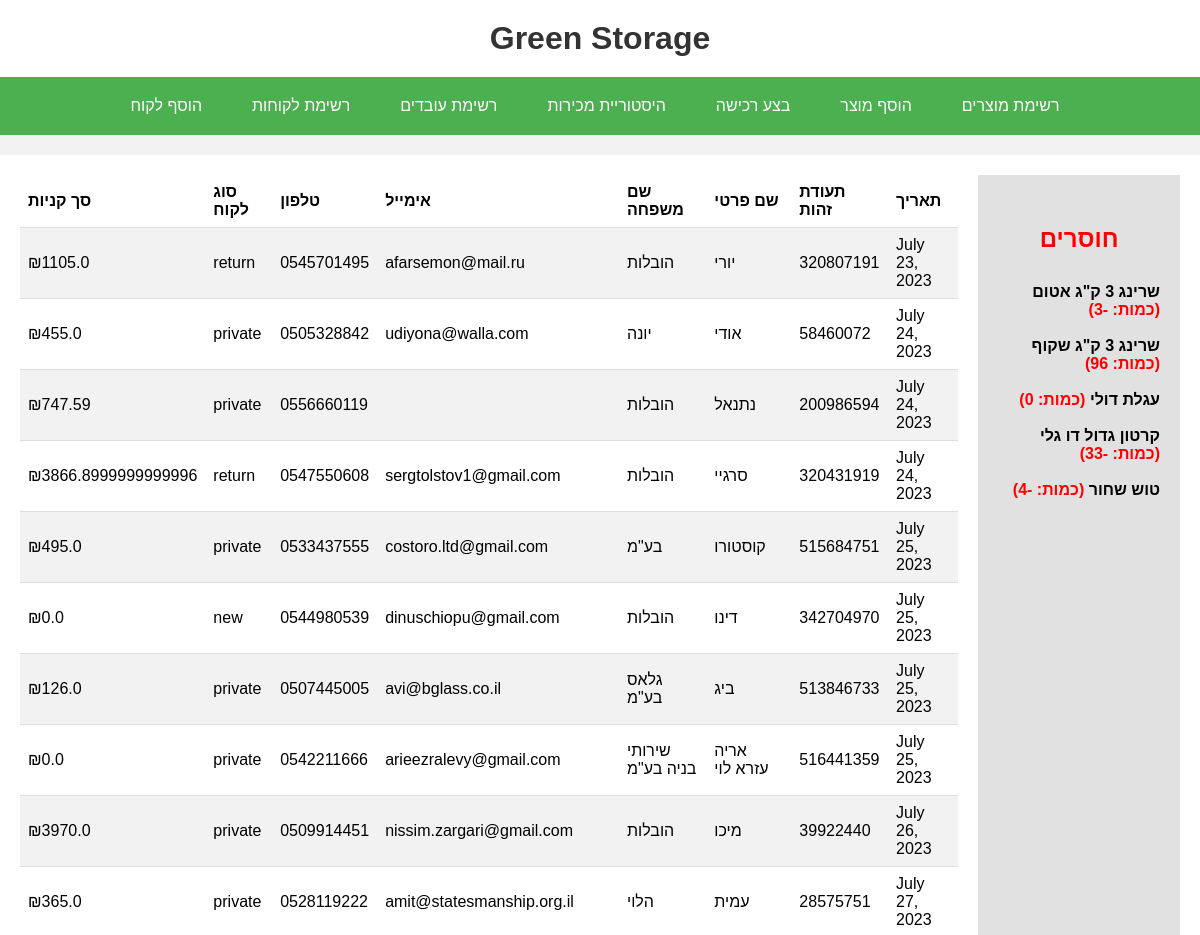
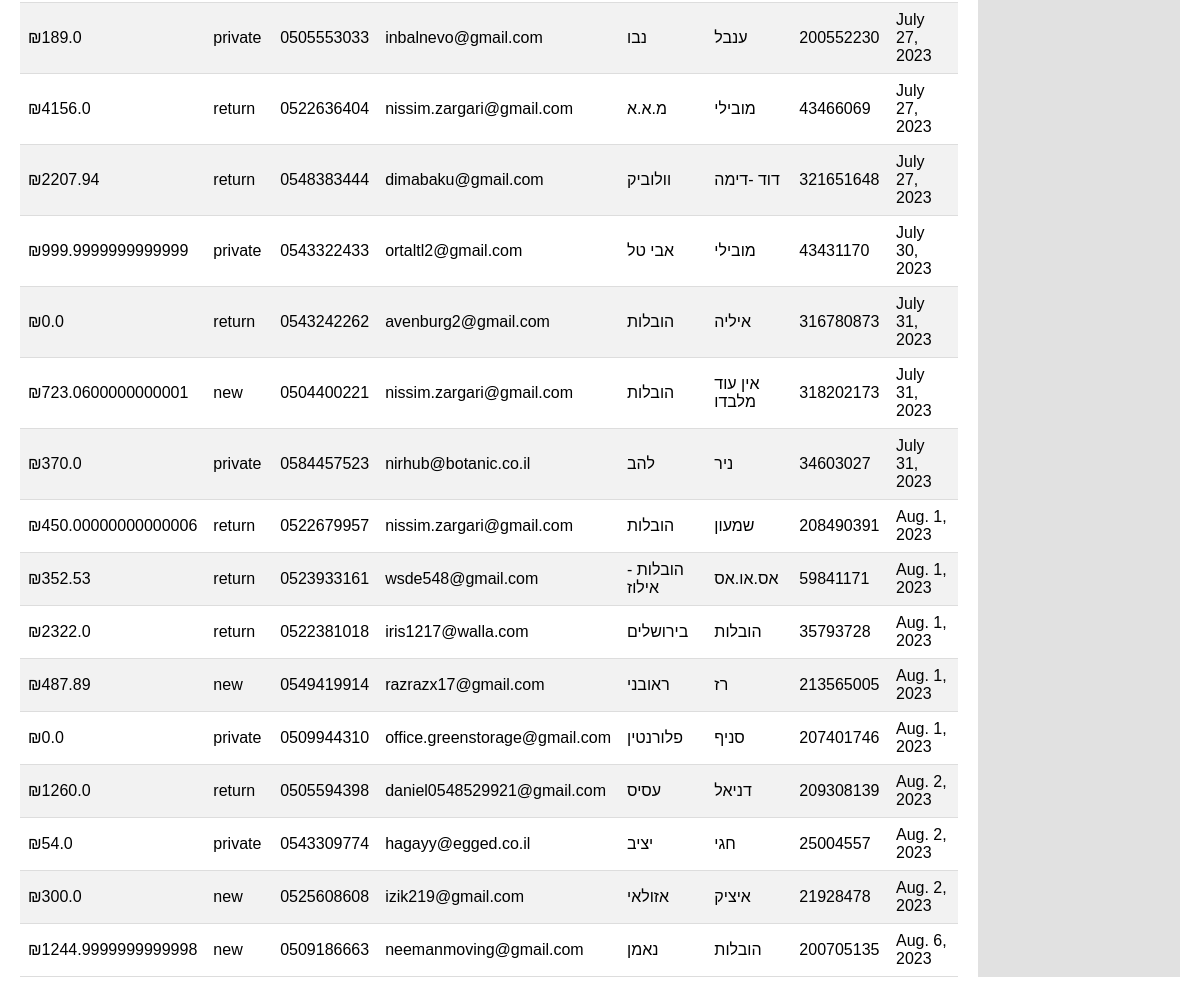
Page /print/customers/ on the committed database (2 pictures, top to bottom).
### myApp/models.py (models this page shows, shortened)
class Customer(models.Model):
    date=models.DateField()
    fname = models.CharField(max_length=50)
    lname =  models.CharField(max_length=50)
    customer_id=models.IntegerField()
    mail = models.EmailField(blank=True, null=True)
    phone = models.CharField(max_length=20)
    customer_type = models.CharField(max_length=15, choices=type_of_customer)
    product_table = JSONField(default=dict)
    totalbuys= models.FloatField()

class Equipment(models.Model):
    product_type = models.CharField(max_length=100)
    over_all_stock= models.IntegerField()
    cost=models.FloatField()
    price_for_private= models.FloatField()
    price_for_drivers= models.FloatField()
    current_stock=models.IntegerField()
    notice=models.IntegerField()
    origin_product=models.CharField(max_length=100)
    package=models.IntegerField()

### myApp/views.py (the view)
# urls.py: path('print/customers/', views.print_customers, name='print_customers'),
def print_customers(request):
    customers = Customer.objects.all()
    equipment_entries = Equipment.objects.all()
    return render(request, 'customers.html', {'customers': customers, 'equipment_entries': equipment_entries,'type_of_customer':type_of_customer})

### myApp/templates/customers.html (shortened to what this page needs)
{% extends 'base.html' %}
{% block content %}
<table>
    <tr>
        <th>תאריך</th>
        <th> תעודת זהות</th>
        <th> שם פרטי</th>
        <th> שם משפחה</th>
        <th>אימייל</th>
        <th>טלפון</th>
        <th> סוג לקוח</th>
        <th> סך קניות</th>
    </tr>
    {% for customer in customers %}
    <tr>
        <td>{{ customer.date }}</td>
        <td>{{ customer.customer_id }}</td>
        <td>{{ customer.fname }}</td>
        <td>{{ customer.lname }}</td>
        <td>{{ customer.mail }}</td>
        <td>{{ customer.phone }}</td>
        <td>{{ customer.customer_type }}</td>
        <td>₪{{ customer.totalbuys }}</td>
    </tr>
    {% endfor %}
</table>
{% endblock %}

### myApp/templates/base.html (shortened to what this page needs)
<!DOCTYPE html>
<html>
<head>
</head>
<body>
    <h1>Green Storage</h1>
    <div class="toolbar">
        <button onclick="location.href='/add-customer/'">הוסף לקוח </button>
        <button onclick="location.href='/print/customers/'">רשימת לקוחות</button>
        <button onclick="location.href='/print/workers/'"> רשימת עובדים</button>
        <button onclick="location.href='/print/history/'"> היסטוריית מכירות</button>
        <button onclick="location.href='/add-buy/'"> בצע רכישה</button>
        <button onclick="location.href='/add-product/'">הוסף מוצר </button>
        <button onclick="location.href='/print-product/'"> רשימת מוצרים</button>
    </div>
    <div class="content">
        {% block content %}
        {% endblock %}
        <div class="mission-box">
            <h2>חוסרים</h2>
            <p>
                {% for equipment in equipment_entries %}
                    {% if equipment.current_stock < equipment.notice %}
                    <span style="color: black">{{ equipment.product_type }}</span> (כמות: {{ equipment.current_stock }})<br><br>
                    {% endif %}
                {% endfor %}
            </p>
        </div>
    </div>
</body>
</html>

### myApp/templates/base.html (style rules this page uses)
body { background-color: #F2F2F2; font-family: Arial, sans-serif; margin: 0; padding: 0; }
h1 { color: #333333; text-align: center; padding: 20px; background-color: #FFFFFF; margin: 0; }
.toolbar { display: flex; justify-content: center; background-color: #4CAF50; padding: 10px; margin-bottom: 20px; }
.toolbar button { background-color: #4CAF50; border: none; color: white; padding: 10px 20px; margin-right: 10px; cursor: pointer; font-size: 16px; transition: background-color 0.3s ease; }
.content { background-color: #FFFFFF; padding: 20px; display: flex; flex-direction: row; justify-content: space-between; }
.mission-box { background-color: #E1E1E1; padding: 20px; margin-left: 20px; width: 200px; color: red; font-weight: bold; direction: rtl; }

### myApp/templates/customers.html (style rules this page uses)
table { border-collapse: collapse; width: 100%; direction: rtl; }
th, td { padding: 8px; text-align: left; border-bottom: 1px solid #ddd; }
tr:nth-child(even) { background-color: #f2f2f2; }
h2 { text-align: center; padding: 10px; }

### rows in the picture
Customer: date "July 23, 2023", customer_id "320807191", fname "יורי", lname "הובלות", mail "afarsemon@mail.ru", phone "0545701495", customer_type "return", totalbuys "1105.0"
Customer: date "July 24, 2023", customer_id "58460072", fname "אודי", lname "יונה", mail "udiyona@walla.com", phone "0505328842", customer_type "private", totalbuys "455.0"
Customer: date "July 24, 2023", customer_id "200986594", fname "נתנאל", lname "הובלות", phone "0556660119", customer_type "private", totalbuys "747.59"
Customer: date "July 24, 2023", customer_id "320431919", fname "סרגיי", lname "הובלות", mail "sergtolstov1@gmail.com", phone "0547550608", customer_type "return", totalbuys "3866.8999999999996"
Customer: date "July 25, 2023", customer_id "515684751", fname "קוסטורו", lname "בע\"מ", mail "costoro.ltd@gmail.com", phone "0533437555", customer_type "private", totalbuys "495.0"
Customer: date "July 25, 2023", customer_id "342704970", fname "דינו", lname "הובלות", mail "dinuschiopu@gmail.com", phone "0544980539", customer_type "new", totalbuys "0.0"
Customer: date "July 25, 2023", customer_id "513846733", fname "ביג", lname "גלאס בע\"מ", mail "avi@bglass.co.il", phone "0507445005", customer_type "private", totalbuys "126.0"
Customer: date "July 25, 2023", customer_id "516441359", fname "אריה עזרא לוי", lname "שירותי בניה בע\"מ", mail "arieezralevy@gmail.com", phone "0542211666", customer_type "private", totalbuys "0.0"
Customer: date "July 26, 2023", customer_id "39922440", fname "מיכו", lname "הובלות", mail "nissim.zargari@gmail.com", phone "0509914451", customer_type "private", totalbuys "3970.0"
Customer: date "July 27, 2023", customer_id "28575751", fname "עמית", lname "הלוי", mail "amit@statesmanship.org.il", phone "0528119222", customer_type "private", totalbuys "365.0"
Customer: date "July 27, 2023", customer_id "200552230", fname "ענבל", lname "נבו", mail "inbalnevo@gmail.com", phone "0505553033", customer_type "private", totalbuys "189.0"
Customer: date "July 27, 2023", customer_id "43466069", fname "מובילי", lname "מ.א.א", mail "nissim.zargari@gmail.com", phone "0522636404", customer_type "return", totalbuys "4156.0"
Customer: date "July 27, 2023", customer_id "321651648", fname "דוד -דימה", lname "וולוביק", mail "dimabaku@gmail.com", phone "0548383444", customer_type "return", totalbuys "2207.94"
Customer: date "July 30, 2023", customer_id "43431170", fname "מובילי", lname "אבי טל", mail "ortaltl2@gmail.com", phone "0543322433", customer_type "private", totalbuys "999.9999999999999"
Customer: date "July 31, 2023", customer_id "316780873", fname "איליה", lname "הובלות", mail "avenburg2@gmail.com", phone "0543242262", customer_type "return", totalbuys "0.0"
Customer: date "July 31, 2023", customer_id "318202173", fname "אין עוד מלבדו", lname "הובלות", mail "nissim.zargari@gmail.com", phone "0504400221", customer_type "new", totalbuys "723.0600000000001"
Customer: date "July 31, 2023", customer_id "34603027", fname "ניר", lname "להב", mail "nirhub@botanic.co.il", phone "0584457523", customer_type "private", totalbuys "370.0"
Customer: date "Aug. 1, 2023", customer_id "208490391", fname "שמעון", lname "הובלות", mail "nissim.zargari@gmail.com", phone "0522679957", customer_type "return", totalbuys "450.00000000000006"
Customer: date "Aug. 1, 2023", customer_id "59841171", fname "אס.או.אס", lname "הובלות -אילוז", mail "wsde548@gmail.com", phone "0523933161", customer_type "return", totalbuys "352.53"
Customer: date "Aug. 1, 2023", customer_id "35793728", fname "הובלות", lname "בירושלים", mail "iris1217@walla.com", phone "0522381018", customer_type "return", totalbuys "2322.0"
Customer: date "Aug. 1, 2023", customer_id "213565005", fname "רז", lname "ראובני", mail "razrazx17@gmail.com", phone "0549419914", customer_type "new", totalbuys "487.89"
Customer: date "Aug. 1, 2023", customer_id "207401746", fname "סניף", lname "פלורנטין", mail "office.greenstorage@gmail.com", phone "0509944310", customer_type "private", totalbuys "0.0"
Customer: date "Aug. 2, 2023", customer_id "209308139", fname "דניאל", lname "עסיס", mail "daniel0548529921@gmail.com", phone "0505594398", customer_type "return", totalbuys "1260.0"
Customer: date "Aug. 2, 2023", customer_id "25004557", fname "חגי", lname "יציב", mail "hagayy@egged.co.il", phone "0543309774", customer_type "private", totalbuys "54.0"
Customer: date "Aug. 2, 2023", customer_id "21928478", fname "איציק", lname "אזולאי", mail "izik219@gmail.com", phone "0525608608", customer_type "new", totalbuys "300.0"
Customer: date "Aug. 6, 2023", customer_id "200705135", fname "הובלות", lname "נאמן", mail "neemanmoving@gmail.com", phone "0509186663", customer_type "new", totalbuys "1244.9999999999998"
Equipment: product_type "שרינג 3 ק\"ג אטום", current_stock "-3"
Equipment: product_type "שרינג 3 ק\"ג שקוף", current_stock "96"
Equipment: product_type "עגלת דולי", current_stock "0"
Equipment: product_type "קרטון גדול דו גלי", current_stock "-33"
Equipment: product_type "טוש שחור", current_stock "-4"
